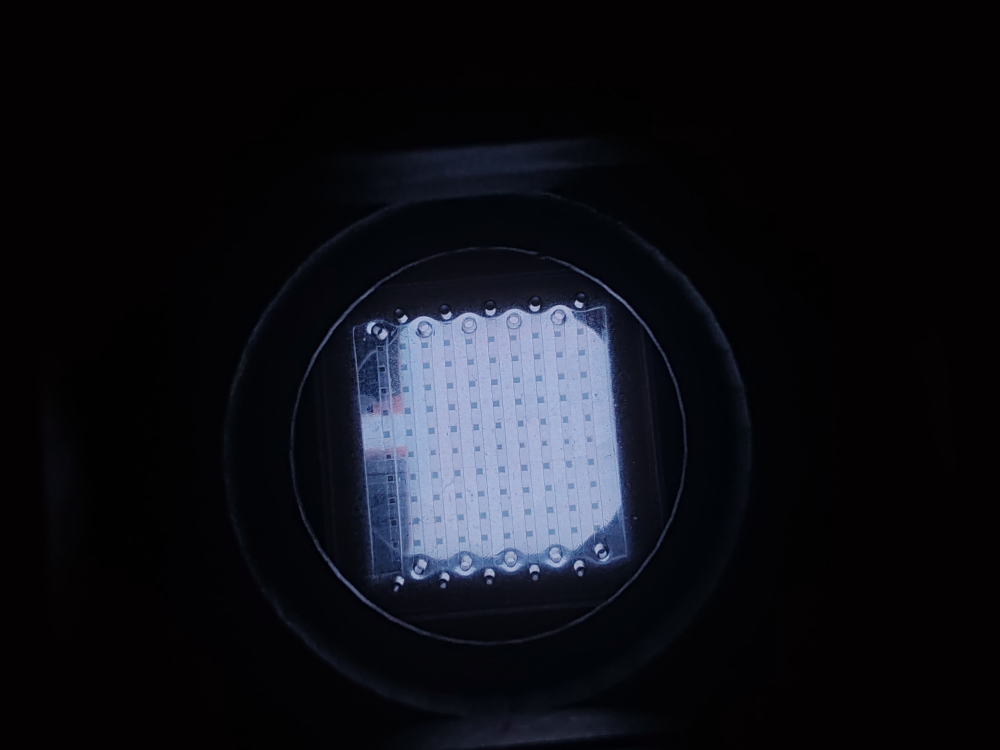
#> input picture examples/手机通过短塔正式拍摄-EL板发光(10×10芯片).jpg, 4000 x 3000 px (shown at 1/4 size)
$ python -i pg_grid.py   (imports and definitions only)   (older library calls are emulated)
#> lines starting #> are read from the running program, lines starting #| are printed output that depends on the picture; after the words box and inside, x2 and y2 are one past the last pixel; in counts of white or black regions, pixels touching at a corner belong together
#> further down, picture is the input picture: shape (3000, 4000, 3); mean B, G, R 23.1, 17.1, 16
"""PG-Grid：物理先验约束的规则阵列阵列定位与定量 demo。

当前版本是 V1.4：OpenCV + 物理规则网格 + 局部微调 + 全局晶格一致性校正。
局部精修之后会用鲁棒仿射晶格模型（见 enforce_lattice_consistency）把被
细长暗线、局部阴影或高光拉偏的点吸附回规则晶格位置。
后续如果要加入 MobileSAM/SAM2/轻量关键点网络，只需要替换
`detect_chip_region()` 这一层，后面的透视矫正、网格生成、ROI 定量
都可以复用。
"""

from __future__ import annotations

import csv
import json
import math
from dataclasses import asdict, dataclass
from itertools import combinations
from pathlib import Path
from typing import Iterable

import cv2
import numpy as np

from pg_quant import quantify_rectified, write_quant_outputs
from pg_quant_viz import write_quant_visualizations


@dataclass
class ChipRegion:
    """目标平面区域定位结果。

    points 的顺序固定为：左上、右上、右下、左下。
    这个顺序对透视变换非常重要，否则矫正后的目标平面会翻转或扭曲。
    """

    points: np.ndarray
    score: float
    method: str


@dataclass
class PipelineConfig:
    """PG-Grid pipeline 参数。

    grid_size: 阵列边长，当前支持 10 或 15，也可以测试小网格。
    rectified_size: 透视矫正后的标准图像边长；None 时自动按 grid_size 估算。
    margin_ratio: 网格点距离矫正图边缘的比例，避免点落在目标平面边框/流道边界。
    roi_radius_ratio: ROI 半径占网格间距的比例。
    """

    grid_size: int
    rectified_size: int | None = None
    margin_ratio: float = 0.085
    roi_radius_ratio: float = 0.23


# [25 lines left out: functions read_image_unicode, write_image_unicode, not called in this run]


def order_quad_points(points: np.ndarray) -> np.ndarray:
    """把四边形点排序为左上、右上、右下、左下。

    规则：
    - x+y 最小的是左上，x+y 最大的是右下；
    - x-y 最大的是右上，x-y 最小的是左下。
    """

    pts = np.asarray(points, dtype=np.float32).reshape(4, 2)
    sums = pts.sum(axis=1)
    diffs = pts[:, 0] - pts[:, 1]
    ordered = np.zeros((4, 2), dtype=np.float32)
    ordered[0] = pts[np.argmin(sums)]
    ordered[2] = pts[np.argmax(sums)]
    ordered[1] = pts[np.argmax(diffs)]
    ordered[3] = pts[np.argmin(diffs)]
    return ordered


# [8 lines left out: function _clip_rect, not called in this run]


def detect_chip_region(image: np.ndarray) -> ChipRegion:
    """自动定位目标平面亮区的近似四角。

    当前 V1 不使用神经网络，而是用亮度阈值 + 形态学闭运算把 均匀背景下的
    目标平面区域合并成一个主轮廓。这个函数就是后续接入轻量神经网络的替换点。
    """

    if image.ndim != 3:
        raise ValueError("detect_chip_region 需要 BGR 彩色图像")

    height, width = image.shape[:2]
    gray = cv2.cvtColor(image, cv2.COLOR_BGR2GRAY)
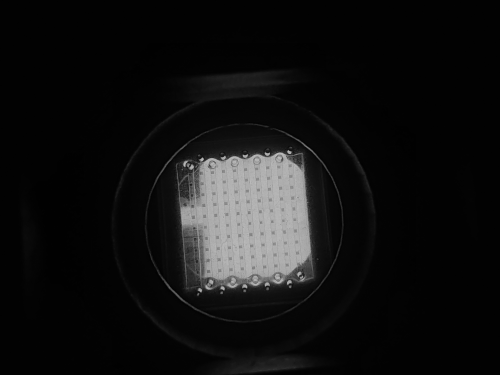
#> gray: shape (3000, 4000) (shown at 1/8 size); min 0, max 201, mean 17.6
    blurred = cv2.GaussianBlur(gray, (9, 9), 0)

    # 阈值策略必须与"目标占整图多大比例"无关：用户裁掉四周背景是完全
    # 合理的操作，但会把目标占比从百分之十几推到百分之八十。
    #
    # 高分位阈值按定义只保留最亮的固定比例像素，隐含"目标只占一小部分"
    # 的假设：背景被裁掉后阈值被迫抬高，掩膜会切在面板内部而不是面板
    # 边界，检测框严重缩水。Otsu 阈值最大化类间方差、不预设面积比例，
    # 对"暗背景 + 亮面板"这类双峰分布始终落在两峰之间。
    #
    # 因此这里同时评估两种阈值的全部候选并统一评分，而不是"高分位档
    # 有候选就直接返回"（那样 Otsu 档永远不会被评估——这正是裁切后
    # 定位塌陷的根因）。
    percentile_threshold = float(np.percentile(blurred, 94))
#> percentile_threshold = 155
    otsu_threshold, _ = cv2.threshold(blurred, 0, 255, cv2.THRESH_BINARY + cv2.THRESH_OTSU)
#> otsu_threshold = 82

    attempts: list[tuple[float, float, str]] = [
        # 高分位档：保留历史行为，面积上限 20%（真实成像视野图中目标约占
        # 5%-12%，更大的候选通常是成像视野圆环或暗箱反光区域）。
        (max(22.0, percentile_threshold), 0.20, "opencv_bright_region"),
        # Otsu 档：面积无关阈值，上限放宽到 92% 以接受被裁到几乎只剩目标的图。
        (max(22.0, min(percentile_threshold, float(otsu_threshold))), 0.92, "opencv_bright_region_wide"),
    ]
#> attempts = [(155, 0.2, 'opencv_bright_region'), (82, 0.92, 'opencv_bright_region_wide')]

    kernel_size = max(7, int(min(width, height) * 0.008))
    if kernel_size % 2 == 0:
        kernel_size += 1
    kernel = cv2.getStructuringElement(cv2.MORPH_ELLIPSE, (kernel_size, kernel_size))
    image_area = width * height

    candidates: list[tuple[float, np.ndarray, str]] = []
    for threshold, max_area_ratio, method in attempts:
        mask = (blurred > threshold).astype(np.uint8) * 255

        # 合并孔洞、流道、局部反光，但不要把圆形视野外圈也合进去。
        mask = cv2.morphologyEx(mask, cv2.MORPH_CLOSE, kernel, iterations=1)
        mask = cv2.dilate(mask, kernel, iterations=1)

        contours, _ = cv2.findContours(mask, cv2.RETR_EXTERNAL, cv2.CHAIN_APPROX_SIMPLE)
        for contour in contours:
            area = cv2.contourArea(contour)
            # 面积下限 1%：一个能容纳整个阵列的目标面板不可能更小。
            # 这条下限专门挡住"只有少数单元很亮时它们连成的小块"——实测
            # 荧光样本里这种误检只占整图 0.6%，一旦被采用，真值几乎全部
            # 落到矫正图外。实际场景的占比都远高于此（实拍 12%-14%、
            # 合成样例约 46%、基准场景 5.4%），因此这条门限不会误伤。
            if area < image_area * 0.010 or area > image_area * max_area_ratio:
                continue
            x, y, w, h = cv2.boundingRect(contour)
            aspect = w / max(h, 1)
            if not 0.35 <= aspect <= 2.8:
                continue

            rect = cv2.minAreaRect(contour)
            rect_area = float(rect[1][0] * rect[1][1])
            if rect_area < 1.0:
                continue
            # 矩形填充度：目标平面是矩形，阈值切在边界上时轮廓接近矩形；
            # 切在目标内部时轮廓沿亮度等值线破碎，填充度显著下降。
            # 这个判据只看形状，与目标占图比例无关，正是裁切场景所需。
            fill_ratio = float(area / rect_area)

            rect_mask = np.zeros_like(gray, dtype=np.uint8)
            cv2.drawContours(rect_mask, [contour], -1, 255, thickness=-1)
            mean_brightness = cv2.mean(gray, mask=rect_mask)[0]
            # 分数同时考虑面积、亮度和形状完整性：
            # 面积和亮度避免选到暗箱圆环反光，填充度避免选到目标内部的碎块。
            score = math.sqrt(area) * (mean_brightness + 1.0) * (0.35 + 0.65 * fill_ratio)
            candidates.append((score, contour, method))
#> this loop made 2 passes
#> pass 1, in detect_chip_region, `mask = cv2.dilate(mask, kernel, iterations=1)`:
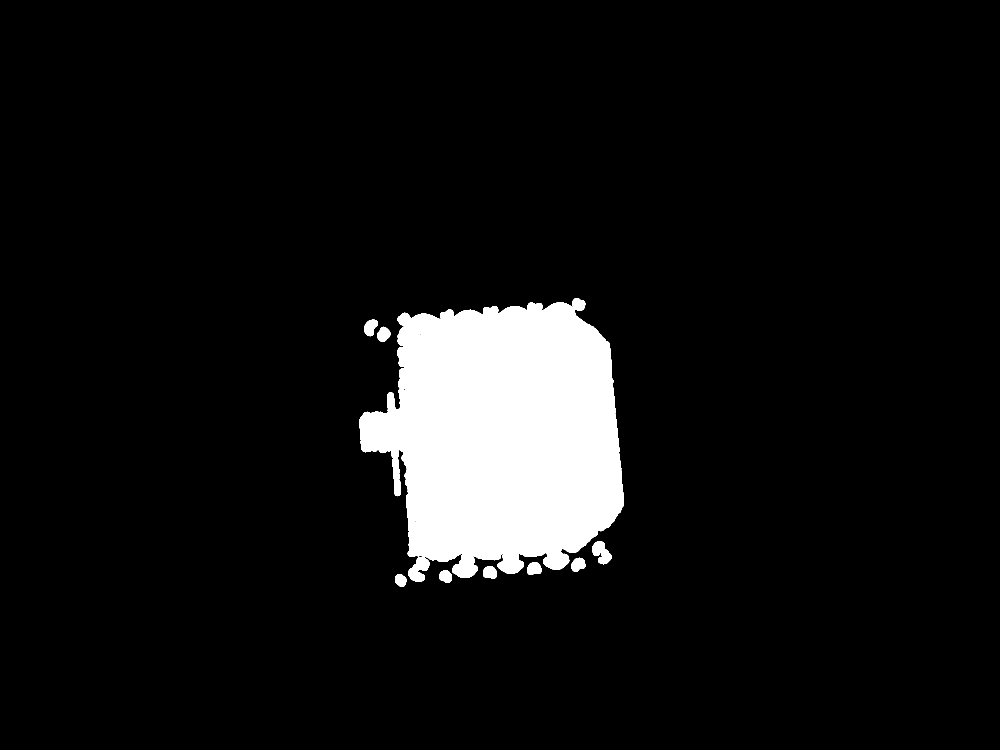
#> mask: shape (3000, 4000) (shown at 1/4 size); 7.4% white; 11 white regions, largest, box (x1, y1, x2, y2) and area: (1437, 1209, 2496, 2312) 866749, (1634, 2228, 1718, 2327) 5026, (2368, 2165, 2446, 2257) 4282
#> after the loop:
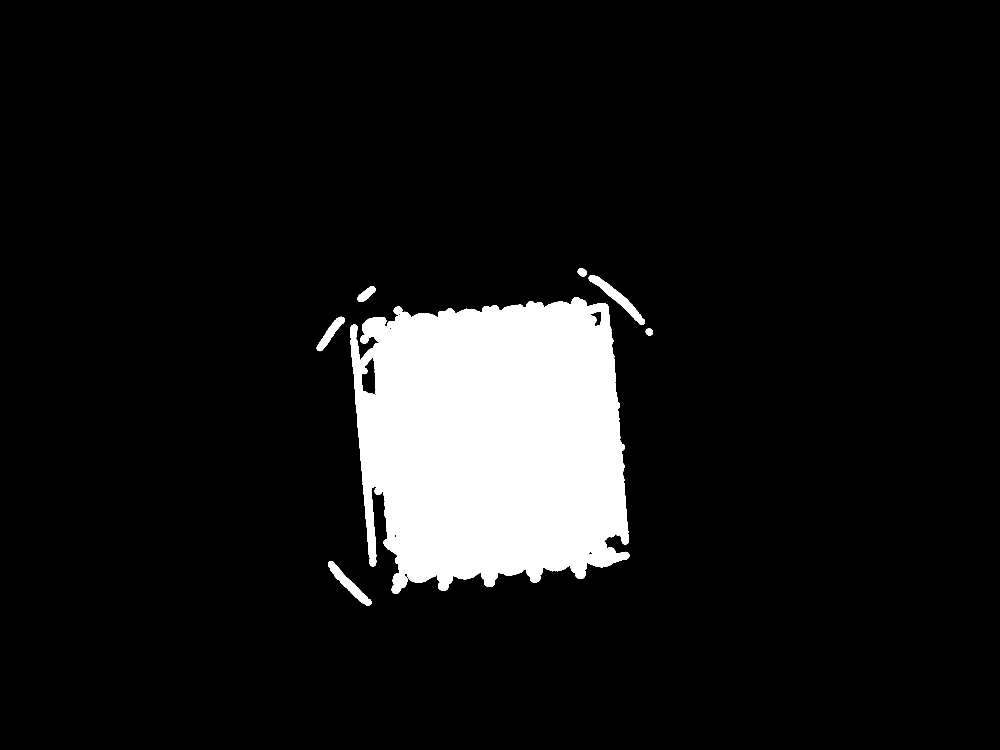
#> mask: shape (3000, 4000) (shown at 1/4 size); 9.2% white; 8 white regions, largest, box (x1, y1, x2, y2) and area: (1400, 1189, 2517, 2375) 1072955, (2355, 1100, 2580, 1300) 8832, (1312, 2245, 1486, 2422) 7208
#> after the loop:
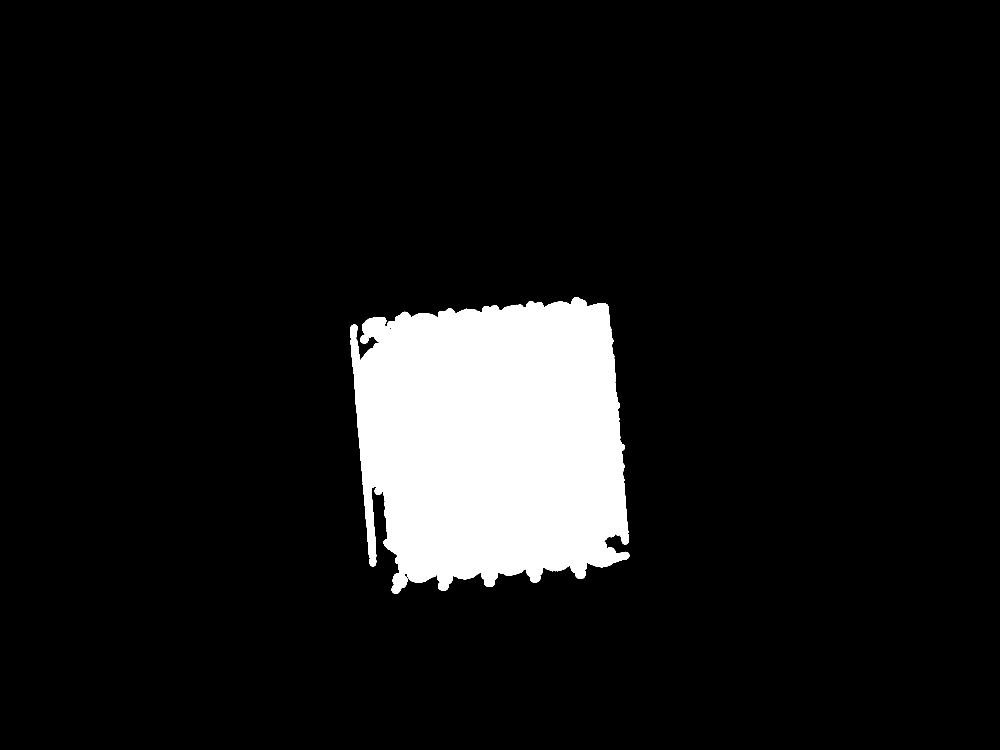
#> rect_mask: shape (3000, 4000) (shown at 1/4 size); 9% white; 1 white region, box (x1, y1, x2, y2) and area: (1400, 1189, 2517, 2375) 1080576
#> after the loop, candidates = 2 items

    if not candidates:
        # 没有连续亮区：荧光/自发光成像下面板本身不发光，只有单元发射，
        # 图中最大的连续亮区就是单个发光点，面积远低于目标区域门限。
        #
        # 这里返回单一结果时按可靠性排序退化；需要多假设仲裁的调用方
        # 请用 enumerate_region_hypotheses（process_image 走那条路径）。
        substrate_region = _detect_region_from_faint_substrate(gray, width, height)
        if substrate_region is not None:
            return substrate_region
        dot_region = _detect_region_from_emitting_dots(gray, width, height)
        if dot_region is not None:
            return dot_region
        return _fallback_center_region(width, height)

    _, best_contour, best_method = max(candidates, key=lambda item: item[0])
#> best_contour = contour of 2539 points, box (x1, y1, x2, y2) (1400, 1189, 2517, 2375), area 1077512; best_method = 'opencv_bright_region_wide'
    rect = cv2.minAreaRect(best_contour)
#> rect = ((1966.7, 1781.5), (1058.1, 1124.5), -4.88)
    box = cv2.boxPoints(rect)
#> box = [[1487.4, 2386.7], [1391.7, 1266.3], [2446, 1176.3], [2541.7, 2296.7]]
    ordered = order_quad_points(box)
#> in order_quad_points, `pts = np.asarray(points, dtype=np.float32).reshape(4, 2)`: pts has the same summary as box in detect_chip_region
#> in order_quad_points, `sums = pts.sum(axis=1)`: sums = [3874.1, 2658.1, 3622.3, 4838.4]
#> in order_quad_points, `diffs = pts[:, 0] - pts[:, 1]`: diffs = [-899.3, 125.4, 1269.7, 245]
#> ordered = [[1391.7, 1266.3], [2446, 1176.3], [2541.7, 2296.7], [1487.4, 2386.7]]

    # 适度外扩，确保目标点和目标平面边缘不会被裁掉。
    center = ordered.mean(axis=0)
#> center = [1966.7, 1781.5]
    expanded = center + (ordered - center) * 1.10
#> expanded = [[1334.2, 1214.8], [2493.9, 1115.8], [2599.2, 2348.2], [1439.5, 2447.3]]
    expanded[:, 0] = np.clip(expanded[:, 0], 0, width - 1)
    expanded[:, 1] = np.clip(expanded[:, 1], 0, height - 1)

    return ChipRegion(points=order_quad_points(expanded), score=float(rect[1][0] * rect[1][1]), method=best_method)


def _detect_region_from_faint_substrate(gray: np.ndarray, width: int, height: int) -> ChipRegion | None:
    """由发光单元下方的微弱基底轮廓界定主区域（荧光成像首选路径）。

    荧光成像中基底自发荧光通常只比暗背景亮 1-2 个灰度级，单像素上完全
    淹没在噪声里；但它是几十万像素的**连续区域**，只要先把亮单元擦掉、
    再做空间平均，这点差异就足够分离。

    为什么用形态学开运算而不是低通滤波：高斯模糊会把亮单元的能量摊到
    基底上，反而抬高基底读数、破坏基底与背景的对比（实测低通方案在
    真实失败样本上 0/24 命中，开运算 22/24）。开运算的结构元只要大于
    单元尺寸，亮单元就被整体腐蚀掉，基底作为大面积平台被保留。

    这个几何参考的关键优势是**独立于单元亮度分布**：发光点云路径会因为
    暗单元检测不到而把框缩到亮单元那一侧，基底轮廓不会。
    """
#> called with width = 4000, height = 3000

    side = min(width, height)
#> side = 3000
    # 结构元必须大于单元尺寸，否则单元擦不干净。
    kernel_size = max(21, int(side * 0.030)) | 1
#> kernel_size = 91
    opened = cv2.morphologyEx(
        gray, cv2.MORPH_OPEN, cv2.getStructuringElement(cv2.MORPH_RECT, (kernel_size, kernel_size))
    )
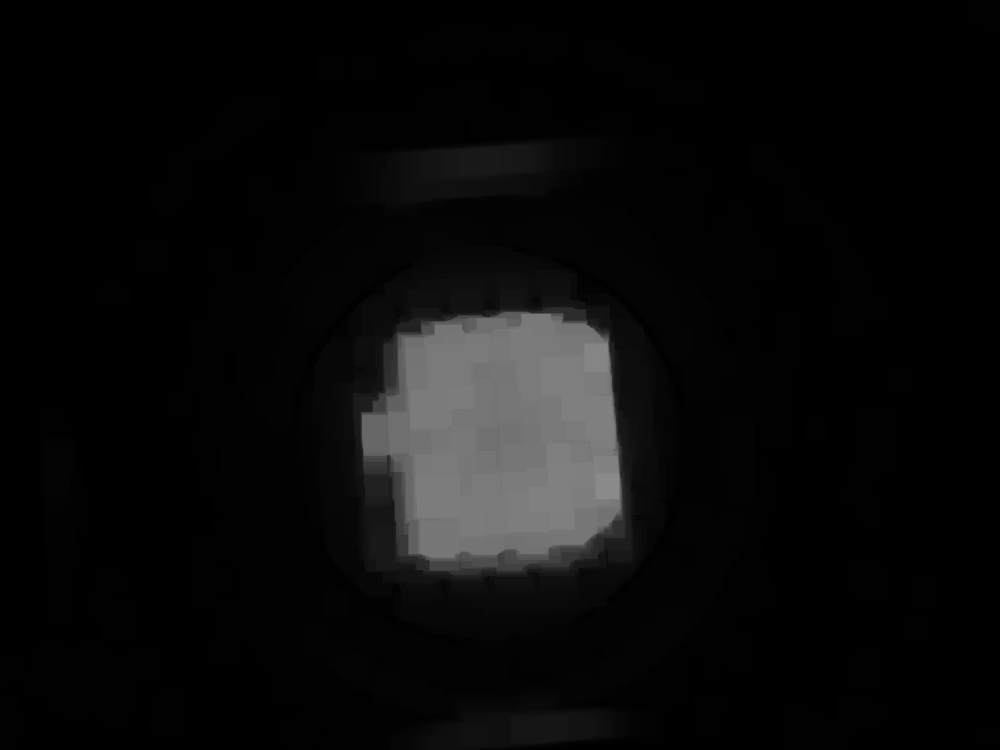
#> opened: shape (3000, 4000) (shown at 1/4 size); min 0, max 138, mean 10.6
    # 中值滤波压掉残余噪声，再按分位数拉伸——基底与背景的差异往
    # 往只有个位数灰度级，不拉伸则 Otsu 无法工作。
    denoised = cv2.medianBlur(opened, 9)
    low = float(np.percentile(denoised, 2))
#> low = 0
#> (the rest of the program and of its run is left out)
